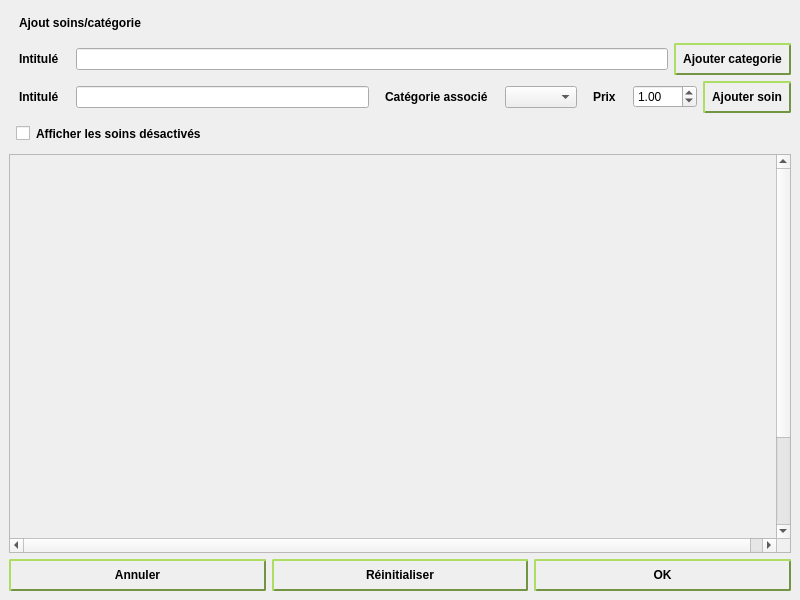
<?xml version="1.0" encoding="UTF-8"?>
<ui version="4.0">
 <class>PrixConfigW</class>
 <widget class="QMainWindow" name="PrixConfigW">
  <property name="windowModality">
   <enum>Qt::WindowModal</enum>
  </property>
  <property name="geometry">
   <rect>
    <x>0</x>
    <y>0</y>
    <width>800</width>
    <height>600</height>
   </rect>
  </property>
  <property name="windowTitle">
   <string>Changement des Prix</string>
  </property>
  <property name="styleSheet">
   <string notr="true">QMainWindow
{
/*	background-image:url(image/Zen-Background-23.jpg);*/
	/*background-repeat:none;*/

/*	background-color:#97d562;
	background: qlineargradient(stop: 0 rgba(250,250,250,1), stop: 1 rgba(151,213,98,1));*/
/*	background: qlineargradient( x1: 0, y1: 0, x2: 0, y2: 1,
                                      stop: 0 rgba(250,250,250,255), stop: 1 rgba(151,213,98,255));*/

background-color: qlineargradient( x1: 100, y1:100, x2: 200, y2: 200,
														stop: 0 rgba(250,250,250,255), stop: 1 rgba(151,213,98,255));
}
</string>
  </property>
  <widget class="QWidget" name="centralwidget">
   <layout class="QVBoxLayout" name="verticalLayout">
    <item>
     <widget class="QLabel" name="label_ajout">
      <property name="styleSheet">
       <string notr="true">QLabel 
{
     font: bold 12px;
     min-width: 8em;
     padding: 7px;
}
</string>
      </property>
      <property name="text">
       <string>Ajout soins/catégorie</string>
      </property>
     </widget>
    </item>
    <item>
     <layout class="QHBoxLayout" name="horizontalLayout_3">
      <item>
       <widget class="QLabel" name="label_intitule_categorie">
        <property name="styleSheet">
         <string notr="true">QLabel 
{
     font: bold 12px;
     min-width: 8em;
     padding: 7px;
}
</string>
        </property>
        <property name="text">
         <string>Intitulé</string>
        </property>
       </widget>
      </item>
      <item>
       <widget class="QLineEdit" name="lineEdit_categorie"/>
      </item>
      <item>
       <widget class="QPushButton" name="Add_categorie">
        <property name="styleSheet">
         <string notr="true">QPushButton 
{
	background-image:url(image/bg-button_ns.png);
	background-repeat:repeat-xy;
    border-color:#739442;
     border-style: outset;
     border-width: 2px;
     border-radius: 2px;
     font: bold 12px;
     min-width: 8em;
     padding: 7px;
}

QPushButton:pressed 
{
     background-image:url(image/bg-button_s.png);
	background-repeat:repeat-xy;
    border-color:#739442;
     border-style: inset;
     border-width: 2px;
     border-radius: 2px;
     font: bold 12px;
     min-width: 8em;
     padding: 7px;
 }

QPushButton:hover:!pressed
{
	background-image:url(image/bg-button_h.png);
	background-repeat:repeat-xy;
    border-color:#c2bf48;
     border-style: outset;
     border-width: 2px;
     border-radius: 2px;
     font: bold 12px;
     min-width: 8em;
     padding: 7px;
}

</string>
        </property>
        <property name="text">
         <string>Ajouter categorie</string>
        </property>
       </widget>
      </item>
     </layout>
    </item>
    <item>
     <layout class="QHBoxLayout" name="horizontalLayout_2">
      <item>
       <widget class="QLabel" name="label_soin_intitule">
        <property name="styleSheet">
         <string notr="true">QLabel 
{
     font: bold 12px;
     min-width: 8em;
     padding: 7px;
}
</string>
        </property>
        <property name="text">
         <string>Intitulé</string>
        </property>
       </widget>
      </item>
      <item>
       <widget class="QLineEdit" name="lineEdit_add_soin"/>
      </item>
      <item>
       <widget class="QLabel" name="label_choix_categorie">
        <property name="styleSheet">
         <string notr="true">QLabel 
{
     font: bold 12px;
     min-width: 8em;
     padding: 7px;
}
</string>
        </property>
        <property name="text">
         <string>Catégorie associé</string>
        </property>
       </widget>
      </item>
      <item>
       <widget class="QComboBox" name="comboBox_categorie"/>
      </item>
      <item>
       <widget class="QLabel" name="label_prx_nouveau_soins">
        <property name="styleSheet">
         <string notr="true">QLabel 
{
     font: bold 12px;
     min-width: 5em;
     padding: 7px;
}
</string>
        </property>
        <property name="text">
         <string>Prix</string>
        </property>
       </widget>
      </item>
      <item>
       <widget class="QDoubleSpinBox" name="spinBox_prix">
        <property name="maximum">
         <double>999.990000000000009</double>
        </property>
        <property name="value">
         <double>1.000000000000000</double>
        </property>
       </widget>
      </item>
      <item>
       <widget class="QPushButton" name="Add_soins">
        <property name="styleSheet">
         <string notr="true">QPushButton 
{
	background-image:url(image/bg-button_ns.png);
	background-repeat:repeat-xy;
    border-color:#739442;
     border-style: outset;
     border-width: 2px;
     border-radius: 2px;
     font: bold 12px;
     min-width: 8em;
     padding: 7px;
}

QPushButton:pressed 
{
     background-image:url(image/bg-button_s.png);
	background-repeat:repeat-xy;
    border-color:#739442;
     border-style: inset;
     border-width: 2px;
     border-radius: 2px;
     font: bold 12px;
     min-width: 8em;
     padding: 7px;
 }

QPushButton:hover:!pressed
{
	background-image:url(image/bg-button_h.png);
	background-repeat:repeat-xy;
    border-color:#c2bf48;
     border-style: outset;
     border-width: 2px;
     border-radius: 2px;
     font: bold 12px;
     min-width: 8em;
     padding: 7px;
}


</string>
        </property>
        <property name="text">
         <string>Ajouter soin</string>
        </property>
       </widget>
      </item>
     </layout>
    </item>
    <item>
     <widget class="QCheckBox" name="checkBox_show_en_cours">
      <property name="styleSheet">
       <string notr="true">QCheckBox 
{
     font: bold 12px;
     min-width: 8em;
     padding: 7px;
}
</string>
      </property>
      <property name="text">
       <string>Afficher les soins désactivés</string>
      </property>
     </widget>
    </item>
    <item>
     <widget class="QScrollArea" name="scrollArea">
      <property name="styleSheet">
       <string notr="true">QScrollArea
{
background: rgba(240,240,240,255)
}
</string>
      </property>
      <property name="midLineWidth">
       <number>0</number>
      </property>
      <property name="verticalScrollBarPolicy">
       <enum>Qt::ScrollBarAsNeeded</enum>
      </property>
      <property name="widgetResizable">
       <bool>false</bool>
      </property>
      <widget class="QWidget" name="scrollAreaWidgetContents">
       <property name="geometry">
        <rect>
         <x>0</x>
         <y>0</y>
         <width>778</width>
         <height>506</height>
        </rect>
       </property>
      </widget>
     </widget>
    </item>
    <item>
     <layout class="QHBoxLayout" name="horizontalLayout">
      <item>
       <widget class="QPushButton" name="button_cancel">
        <property name="styleSheet">
         <string notr="true">QPushButton 
{
	background-image:url(image/bg-button_ns.png);
	background-repeat:repeat-xy;
    border-color:#739442;
     border-style: outset;
     border-width: 2px;
     border-radius: 2px;
     font: bold 12px;
     min-width: 8em;
     padding: 7px;
}

QPushButton:pressed 
{
     background-image:url(image/bg-button_s.png);
	background-repeat:repeat-xy;
    border-color:#739442;
     border-style: inset;
     border-width: 2px;
     border-radius: 2px;
     font: bold 12px;
     min-width: 8em;
     padding: 7px;
 }

QPushButton:hover:!pressed
{
	background-image:url(image/bg-button_h.png);
	background-repeat:repeat-xy;
    border-color:#c2bf48;
     border-style: outset;
     border-width: 2px;
     border-radius: 2px;
     font: bold 12px;
     min-width: 8em;
     padding: 7px;
}

</string>
        </property>
        <property name="text">
         <string>Annuler</string>
        </property>
       </widget>
      </item>
      <item>
       <widget class="QPushButton" name="button_reset">
        <property name="styleSheet">
         <string notr="true">QPushButton 
{
	background-image:url(image/bg-button_ns.png);
	background-repeat:repeat-xy;
    border-color:#739442;
     border-style: outset;
     border-width: 2px;
     border-radius: 2px;
     font: bold 12px;
     min-width: 8em;
     padding: 7px;
}

QPushButton:pressed 
{
     background-image:url(image/bg-button_s.png);
	background-repeat:repeat-xy;
    border-color:#739442;
     border-style: inset;
     border-width: 2px;
     border-radius: 2px;
     font: bold 12px;
     min-width: 8em;
     padding: 7px;
 }

QPushButton:hover:!pressed
{
	background-image:url(image/bg-button_h.png);
	background-repeat:repeat-xy;
    border-color:#c2bf48;
     border-style: outset;
     border-width: 2px;
     border-radius: 2px;
     font: bold 12px;
     min-width: 8em;
     padding: 7px;
}

</string>
        </property>
        <property name="text">
         <string>Réinitialiser</string>
        </property>
       </widget>
      </item>
      <item>
       <widget class="QPushButton" name="button_ok">
        <property name="styleSheet">
         <string notr="true">QPushButton 
{
	background-image:url(image/bg-button_ns.png);
	background-repeat:repeat-xy;
    border-color:#739442;
     border-style: outset;
     border-width: 2px;
     border-radius: 2px;
     font: bold 12px;
     min-width: 8em;
     padding: 7px;
}

QPushButton:pressed 
{
     background-image:url(image/bg-button_s.png);
	background-repeat:repeat-xy;
    border-color:#739442;
     border-style: inset;
     border-width: 2px;
     border-radius: 2px;
     font: bold 12px;
     min-width: 8em;
     padding: 7px;
 }

QPushButton:hover:!pressed
{
	background-image:url(image/bg-button_h.png);
	background-repeat:repeat-xy;
    border-color:#c2bf48;
     border-style: outset;
     border-width: 2px;
     border-radius: 2px;
     font: bold 12px;
     min-width: 8em;
     padding: 7px;
}

</string>
        </property>
        <property name="text">
         <string>OK</string>
        </property>
       </widget>
      </item>
     </layout>
    </item>
   </layout>
  </widget>
 </widget>
 <resources/>
 <connections/>
</ui>
